Frame 1 (no input): blank canvas, image omitted
Frame 60 (the mouse pressed at the canvas centre just before this capture): blank canvas, image omitted
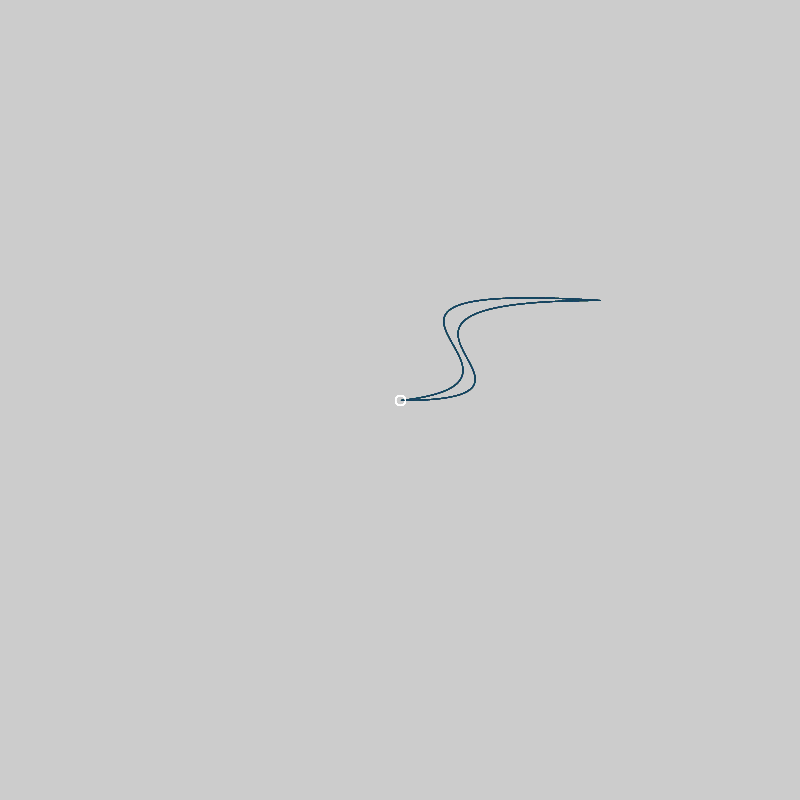
Frame 120 (the mouse held since frame 60 and released just before this capture)

The Processing sketch whose frames 1 and 60 were blank and that drew this single picture after the mouse press (run headless with seeded random() and noise(); from frame 60 on, the mouse is pressed at the canvas centre):

// Processing sketch: processing_65458
// ── processing_65458.pde

/*****************************

* Processing Illustration
*
* This sketch is an exercise in illustrating in processing
* + header _ description of the sketch
* + global variables - main variables of the sketch
* + setup - initialize sketch
* + draw - main function of sketch
*
* Sougwen Chung 06/2012

********************************/

void setup(){ 
  size (800,800);
  smooth();  


}

void draw( ){
//  background(255);

if (mousePressed){
  point(mouseX, mouseY);

  noFill();
  
  //testShape
  stroke(18,67,90, 50);
  bezier(mouseX, mouseY, 600, 400, 300, 300, 600 ,300);
  bezier(mouseX, mouseY,  580, 380, 280, 280, 600 ,300);
  stroke(255);
  ellipse(mouseX, mouseY, 10,10); 
}

/*  
  // first shape
  bezier(width/2, height/2, 600, 400, 300, 300, 600 ,300);
  bezier(width/2, height/2, 580, 380, 280, 280, 600 ,300);
  ellipse(width/2, width/2, 15, 15); 
  
  // 2nd shape
  bezier(width/2, height/2-40, 600, 400, 300, 300, 600 ,300);
  bezier(width/2, height/2-40, 580, 380, 280, 280, 600 ,300);
  ellipse(width/2, width/2-40, 15, 15); 

  // 3rd shape
  bezier(width/2, height/2-80, 600, 400, 300, 300, 600 ,300);
  bezier(width/2, height/2-80, 580, 380, 280, 280, 600 ,300);
  ellipse(width/2, width/2-80, 15, 15); 


  // 4rd shape
  bezier(width/2, height/2-100, 600, 400, 300, 300, 600 ,300);
  bezier(width/2, height/2-100, 580, 380, 280, 280, 600 ,300);
  ellipse(width/2, width/2-100, 15, 15); 

  // 5th shape
  bezier(width/2, height/2-120, 600, 400, 300, 300, 600 ,300);
  bezier(width/2, height/2-120, 580, 380, 280, 280, 600 ,300);
  ellipse(width/2, width/2-120, 15, 15);  
 
  // 6th shape
  bezier(width/2, height/2-140, 600, 400, 300, 300, 600 ,300);
  bezier(width/2, height/2-140, 580, 380, 280, 280, 600 ,300);
  ellipse(width/2, width/2-140, 15, 15); 

  // 7th shape
  bezier(width/2, height/2-160, 600, 400, 300, 300, 600 ,300);
  bezier(width/2, height/2-160, 580, 380, 280, 280, 600 ,300);
  ellipse(width/2, width/2-160, 15, 15);    
 
 */ 
  
}
